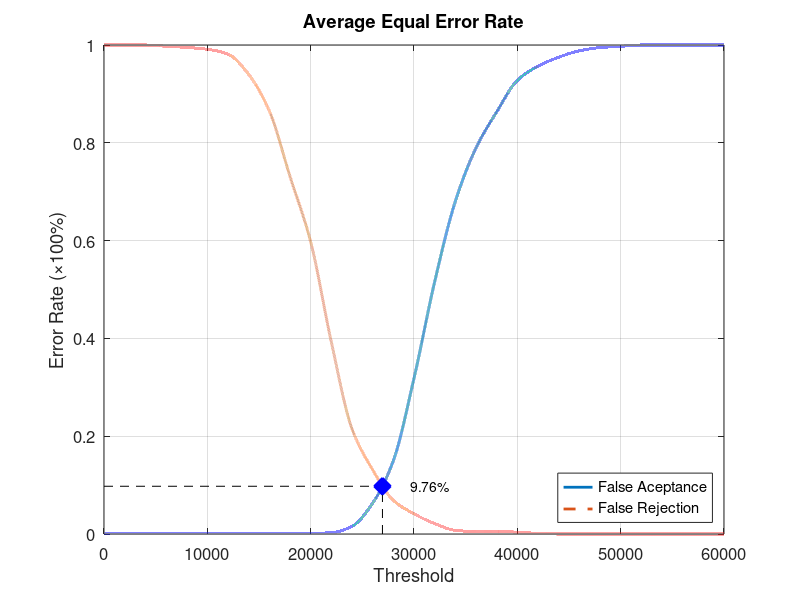
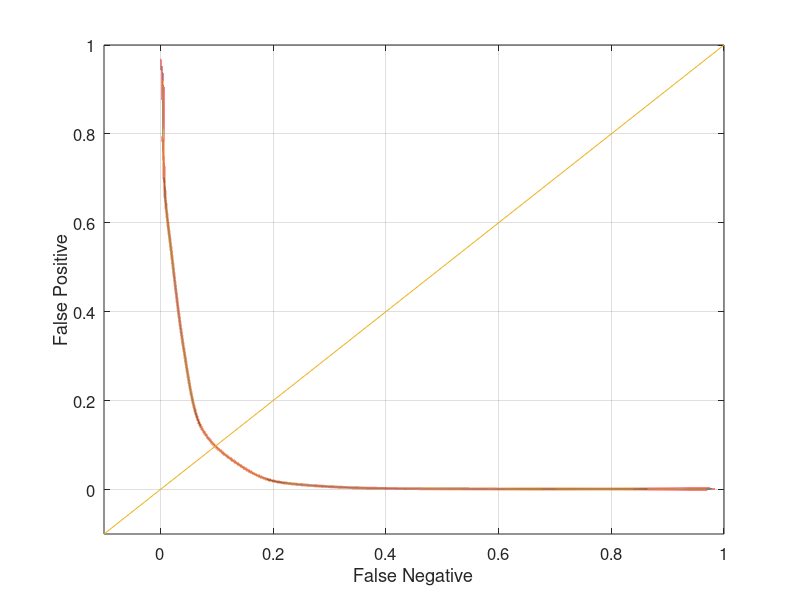

MATLAB code for these plots, in order:
function yEER = Experiment2Average
close all;
clear;
clc;
x = 0:2000:60000;
xq = 0:0.5:60000;

y0 = [0 0.00131579 0.00131579 0.00131579 0.00131579 0.00131579 0.00131579 0.00131579 0.00131579 0.00131579 0.00131579 0.00263158 0.0157895 0.0631579 0.15 0.318421 0.51579 0.680263 0.789474 0.863158 0.927632 0.956579 0.975 0.988158 0.994737 0.997368 1 1 1 1 1];
yy0 = interp1(x, y0, xq, 'pchip');
y1 = [1 1 1 0.9975 0.995 0.99125 0.98125 0.94 0.865 0.73125 0.5975 0.3925 0.215 0.13125 0.06875 0.04125 0.02125 0.0075 0.005 0.005 0.00375 0.00125 0 0 0 0 0 0 0 0 0];
yy1 = interp1(x, y1, xq, 'pchip');

% Calculating EER: 
y2 = abs(y0 - y1);
find(y2 == min(y2))
yy2 = abs(yy0 - yy1);
xEER = find(yy2 == min(yy2));
xEERIndex = xq(xEER) % X-axis EER
yEER = yy0(xEER) % Y-axis EER

main = figure
plot(xq, yy0,'-','LineWidth', 2);	hold on
plot(xq, yy1,'--','LineWidth', 2);	hold on
plot([xEERIndex xEERIndex], [0 yEER], 'k--');	hold on
plot([0 xEERIndex], [yEER yEER], 'k--');	hold on
plot(xEERIndex, yEER, 'bx', 'LineWidth', 10);	hold on
text(xEERIndex + 10 * xEERIndex / 100, yEER, [num2str(round((10000 * yEER)) / 100) '%'])
legend('False Aceptance', 'False Rejection', 'Location', 'SouthEast')
xlabel('Threshold')
ylabel('Error Rate (\times100%)')
title('Average Equal Error Rate')
set(gca, 'FontSize', 12)
axis([0 60000 0 1])
grid on

print(main, 'Experiment2AverageMain', '-dpng');
FNRxFPR = figure('Color', [1 1 1]);
plot(yy1, yy0, '-', yy1, yy0, 'LineWidth', 2);
hold on
y = -0.1:0.1:1
plot(y, y); 
set(gca, 'FontSize', 12)
xlabel('False Negative')
ylabel('False Positive')
axis([-0.1 1 -0.1 1])
set(gca, 'FontSize', 12)
grid on

print(FNRxFPR, 'Experiment2AverageFNRxFPR','-dpng');
end
